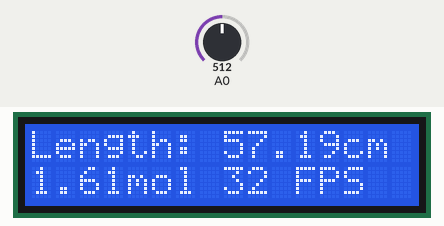
The sketch below on a simulated Arduino Uno, built with avr-gcc and run on an emulated ATmega328P. Parts: 16×2 character LCD. The test bench sets the inputs (shaded band); at power-on: A0 = 512.

Above: at 1.2 s.
1.3 s: A0 set to 190
At 1.61 s:
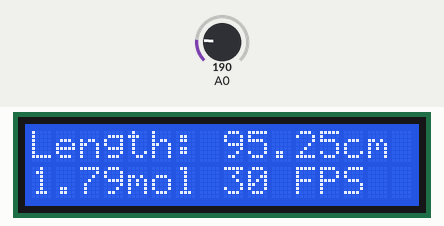
4.3 s: A0 set to 164
At 4.95 s:
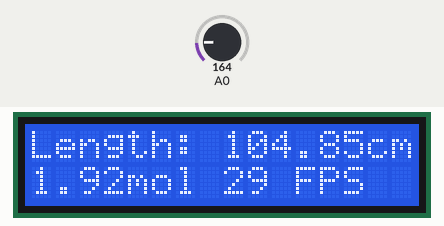
7.3 s: A0 set to 63
At 7.52 s:
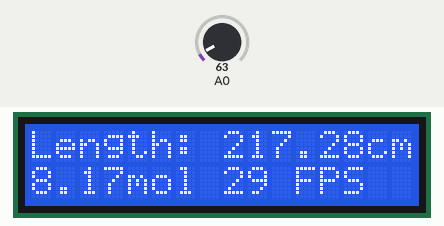
10.3 s: A0 set to 56
At 12.62 s:
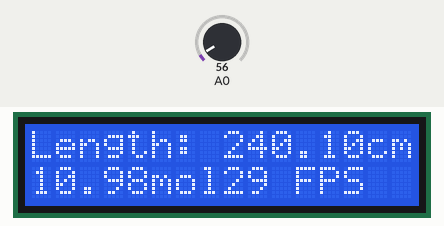
13.3 s: A0 set to 28
At 14.59 s:
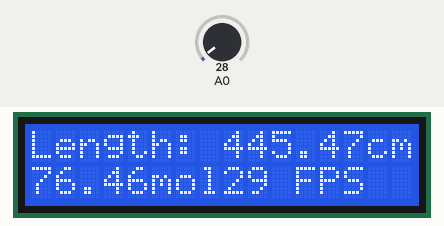
16.3 s: A0 set to 23
At 16.63 s:
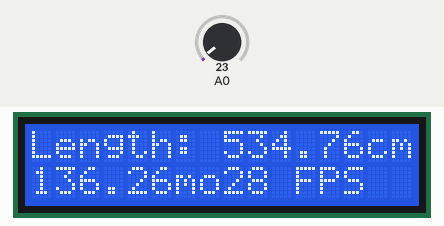

Measured:
- the behaviour switches between 26 and 25 on A0 (found by bisection; images 5 and 6)
- after the input at 16.3 s, the display: changes after 0.14 s (image 6)

The sketch:

BreathMentor.ino
```cpp
#include <LiquidCrystal_I2C.h>

LiquidCrystal_I2C lcd(0x27, 16, 2);
int sensorValue;
float voltage;
int newTime;
int oldTime;
float wireResistance;
float knownResistence = 2000.0;
const float initialResistence = 7300;
const float sensitivityFactor = 3.3;
const float radius = 0.001;
const float crossSectionalArea = 3.14159 * radius * radius;
const float originalLength = 0.87;
const float modulus = 12000000;

const float springConstant = 32;

const float area = 0.000254;

const float gasConstant = 8.31;
const float absoluteTemperature = 310;

const float originalMoles = 1.71;


void setup() {
  Serial.begin(9600);
  lcd.init();
  lcd.backlight();
  lcd.setCursor(0, 0);
  lcd.print("Begin Test");
}

void loop() {
  sensorValue = analogRead(A0);
  voltage = sensorValue * (5.0 / 1023.0);
  wireResistance = (5.0 * knownResistence) / (voltage) - knownResistence;

  float changeInResistence = wireResistance - initialResistence;
  float force;
  force = (changeInResistence / initialResistence) * (1 / sensitivityFactor) * (crossSectionalArea / originalLength) * modulus;
  float changeInLength = force / springConstant;

  float pressure = force / area;

  float radii = (originalLength + changeInLength) / (2 * 3.14159);
  float volume = 3.14159 * radii * radii * 0.27;

  float moles = (pressure * volume) / (gasConstant * absoluteTemperature);


  lcd.clear();
  lcd.setCursor(0, 0);
  lcd.print("Length:");
  lcd.setCursor(8,0);
  lcd.print(changeInLength * 100 + originalLength * 100);
  lcd.print("cm");
  lcd.setCursor(0,1);
  lcd.print(originalMoles + moles);
  lcd.print("mol");
  lcd.setCursor(8,1);
  newTime=millis();
  lcd.print(1000/(newTime-oldTime));
  lcd.print(" FPS");
  oldTime = newTime;
  //delay(10);
}
```
